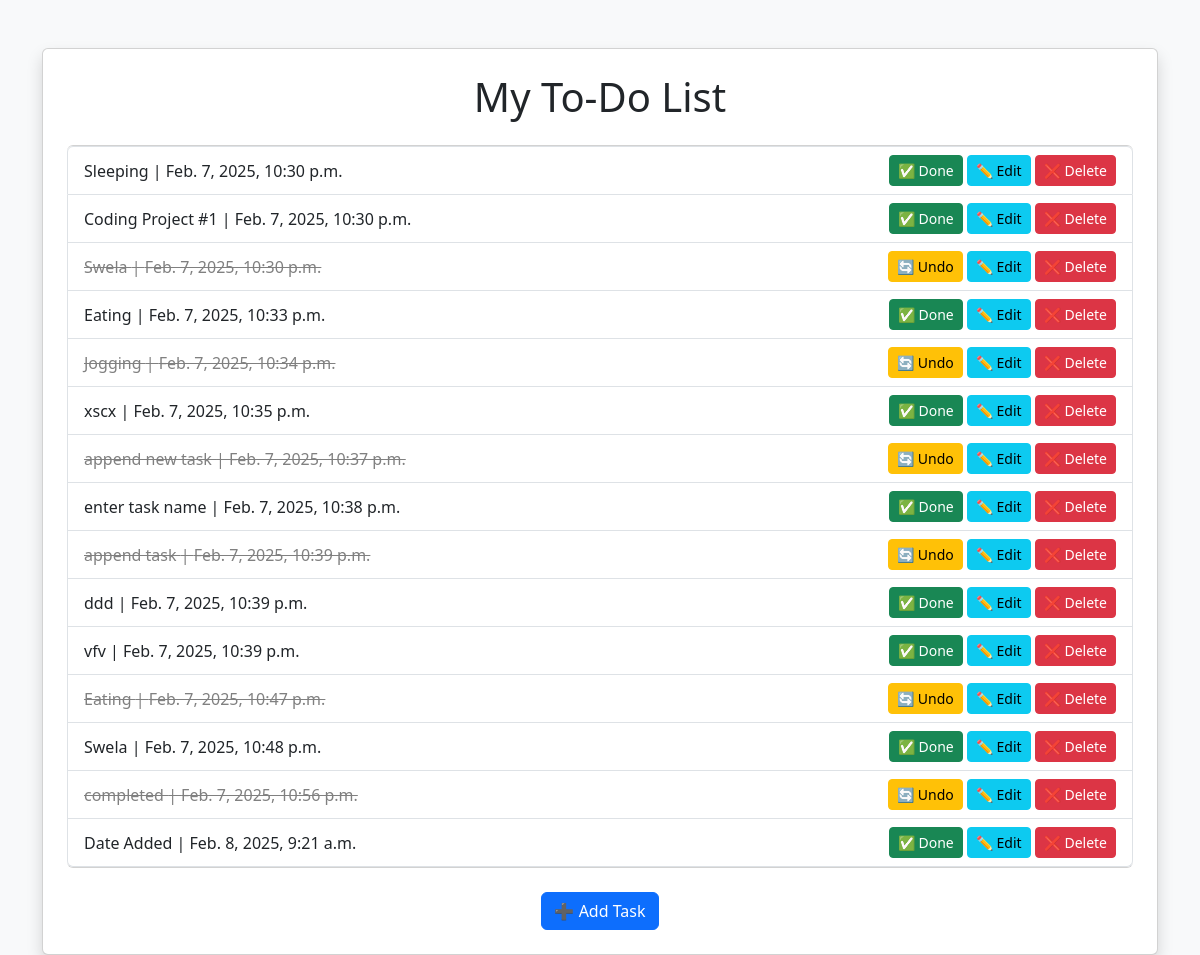
The page / on the database its author committed.
### todo_app/models.py (models this page shows, shortened)
class Task(models.Model):
    title = models.CharField(max_length=255)
    completed = models.BooleanField(default=False)
    date_added = models.DateTimeField(auto_now_add=True)

### todo_app/views.py (the view)
# urls.py: path("", views.TodoList, name="todo_list"),
def TodoList(request):
    tasks = Task.objects.all()
    return render(request, "todo_list.html", {"tasks": tasks})

### todo_app/templates/todo_list.html (shortened to what this page needs)
<!DOCTYPE html>
<html lang="en">
<head>
    <link rel="stylesheet" href="https://cdn.jsdelivr.net/npm/bootstrap@5.3.0/dist/css/bootstrap.min.css">
</head>
<body class="bg-light">
    <div class="container mt-5">
        <div class="card shadow p-4">
            <h1 class="text-center mb-4">My To-Do List</h1>
            <ul class="list-group mb-4">
                {% for task in tasks %}
                    <li class="list-group-item d-flex justify-content-between align-items-center">
                        <span class="{% if task.completed %}completed{% endif %}">{{ task.title }} | {{ task.date_added }}</span>
                        <div>
                            <a href="{% url 'toggle_task' task.id %}" class="btn btn-sm {% if task.completed %}btn-warning{% else %}btn-success{% endif %}">
                                {% if task.completed %}🔄 Undo{% else %}✅ Done{% endif %}
                            </a>
                            <a href="{% url 'updateTask' task.id %}" class="btn btn-info btn-sm">✏️ Edit</a>
                            <a href="{% url 'deleteTask' task.id %}" class="btn btn-danger btn-sm">❌ Delete</a>
                        </div>
                    </li>
                {% empty %}
                    <p class="text-center text-danger">TODO List is Empty!</p>
                {% endfor %}
            </ul>
            <div class="text-center">
                <a href="{% url 'appendTask' %}" class="btn btn-primary">➕ Add Task</a>
            </div>
        </div>
    </div>
</body>
</html>

### todo_app/templates/todo_list.html (style rules this page uses)
.completed { text-decoration: line-through; color: gray; }

### rows shown on the page
Task: title "Sleeping", date_added "Feb. 7, 2025, 10:30 p.m.", completed "✅ Done"
Task: title "Coding Project #1", date_added "Feb. 7, 2025, 10:30 p.m.", completed "✅ Done"
Task: title "Swela", date_added "Feb. 7, 2025, 10:30 p.m.", completed "🔄 Undo"
Task: title "Eating", date_added "Feb. 7, 2025, 10:33 p.m.", completed "✅ Done"
Task: title "Jogging", date_added "Feb. 7, 2025, 10:34 p.m.", completed "🔄 Undo"
Task: title "xscx", date_added "Feb. 7, 2025, 10:35 p.m.", completed "✅ Done"
Task: title "append new task", date_added "Feb. 7, 2025, 10:37 p.m.", completed "🔄 Undo"
Task: title "enter task name", date_added "Feb. 7, 2025, 10:38 p.m.", completed "✅ Done"
Task: title "append task", date_added "Feb. 7, 2025, 10:39 p.m.", completed "🔄 Undo"
Task: title "ddd", date_added "Feb. 7, 2025, 10:39 p.m.", completed "✅ Done"
Task: title "vfv", date_added "Feb. 7, 2025, 10:39 p.m.", completed "✅ Done"
Task: title "Eating", date_added "Feb. 7, 2025, 10:47 p.m.", completed "🔄 Undo"
Task: title "Swela", date_added "Feb. 7, 2025, 10:48 p.m.", completed "✅ Done"
Task: title "completed", date_added "Feb. 7, 2025, 10:56 p.m.", completed "🔄 Undo"
Task: title "Date Added", date_added "Feb. 8, 2025, 9:21 a.m.", completed "✅ Done"
